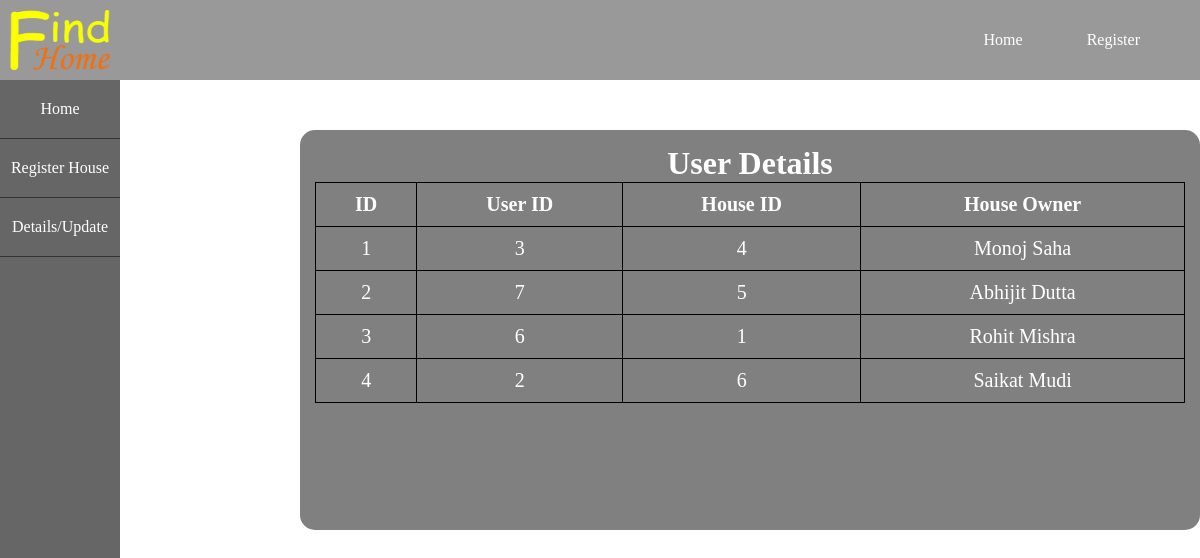
The app's page /php/bookedhouse.php with its own data.
### tables this page shows
CREATE TABLE `booked_houses` (
  `id` int(5) NOT NULL,
  `user_id` int(5) NOT NULL,
  `house_id` int(5) NOT NULL,
  `fullname` varchar(35) NOT NULL,
  `email` varchar(35) NOT NULL,
  `mobile` varchar(10) NOT NULL,
  `altmobile` varchar(10) NOT NULL,
  `rooms` varchar(25) NOT NULL,
  `plot` varchar(25) NOT NULL,
  `facilities` varchar(225) NOT NULL,
  `address` varchar(225) NOT NULL,
  `status` varchar(10) NOT NULL,
  `image` varchar(255) NOT NULL,
  `rent` int(30) NOT NULL,
  `deposit` int(30) NOT NULL,
  `town` varchar(30) NOT NULL,
  `pincode` int(10) NOT NULL,
  `district` varchar(30) NOT NULL,
  `state` varchar(30) NOT NULL
);

### php/bookedhouse.php (the view, shortened to what this page needs)
<?php require "config.php"; session_start();?>
<?php
	$query = "SELECT * FROM booked_houses";
	$fire = mysqli_query($con,$query) or die("can not fetch data".mysqli_error($con));
 ?>
<!DOCTYPE html>
<html>
<head>
	<link rel="stylesheet" type="text/css" href="../style/bookedhouse.css">
</head>
<body>
	<nav class="header">
		<a href="../index.php"><img src="../assets/logo1.png"></a>
		<ul>
			<li><a href="../index.php">Home</a></li>
			<?php if(!empty($_SESSION['email'])){
				echo "<li><a href='signout.php'>".$_SESSION['fullname']." (Sign Out)</a></li>";
			} else{ echo "<li><a href='register.php'>Register</a></li>";} ?>
		</ul>
	</nav>
	<div class="side-nav">
		<nav>
			<ul>
				<li>
					<a href="dashboard.php">
						<span>Home</span>
					</a>
				</li>
				<li>
					<a href="houseregister.php">
						<span>Register House</span>
					</a>
				</li>
				<li>
					<a href="detail.php">
						<span>Details/Update</span>
					</a>
				</li>
			</ul>
		</nav>
	<div class="table">
	<h1>User Details</h1>
		<table>
			<tr>
				<th>ID</th>
				<th>User ID</th>
				<th>House ID</th>
				<th>House Owner </th>
			</tr>
	<?php
		if (mysqli_num_rows($fire)>0) {
			while($users = mysqli_fetch_assoc($fire)) { ?>
			<tr>
				<td><?php echo $users["id"]; ?></td>
				<td><?php echo $users["user_id"]; ?></td>
				<td><?php echo $users["house_id"]; ?></td>
				<td><?php echo $users["fullname"]; ?></td>
			</tr>
		<?php
			}
		}
		?>
		</table>
		</div>
</body>
</html>

### style/bookedhouse.css (style rules this page uses)
body { margin: 0; padding: 0; }
* { margin: 0; padding: 0; box-sizing: border-box; }
.header { position: absolute; height: 80px; width: 100%; background-color: #999; padding: 0; z-index: 4; }
.header img { position: relative; top: 10px; left: 10px; width: 100px; height: 60px; }
.header ul li { list-style-type: none; display: inline-block; line-height: 80px; transition: 0.5s all; }
.header ul { float: right; margin-right: 30px; }
.header ul li a { text-decoration: none; color: #fff; padding: 30px; }
.side-nav { position: absolute; width: 120px; background-color: #666; height: 100%; z-index: 3; padding-top: 80px; }
.side-nav ul { list-style: none; padding: 0; margin: 0; }
.side-nav ul li { padding: 20px 10px; border-bottom: 1px solid #333; text-align: center; transition: 0.5s all; }
.side-nav ul li a { color: #fff; text-decoration: none; }
.table { text-align: center; position: absolute; width: 900px; height: 400px; background-color: gray; left: 300px; top: 130px; padding: 15px; border-radius: 15px; }
h1 { color: white; }
table { font-size: 20px; color: white; width: 100%; }
table, th, td { border: 1px solid #000; border-collapse: collapse; }
th, td { padding: 10px; }

### records on screen
booked_houses: id "1", user "3", house "4", fullname "Monoj Saha"
booked_houses: id "2", user "7", house "5", fullname "Abhijit Dutta"
booked_houses: id "3", user "6", house "1", fullname "Rohit Mishra"
booked_houses: id "4", user "2", house "6", fullname "Saikat Mudi"
